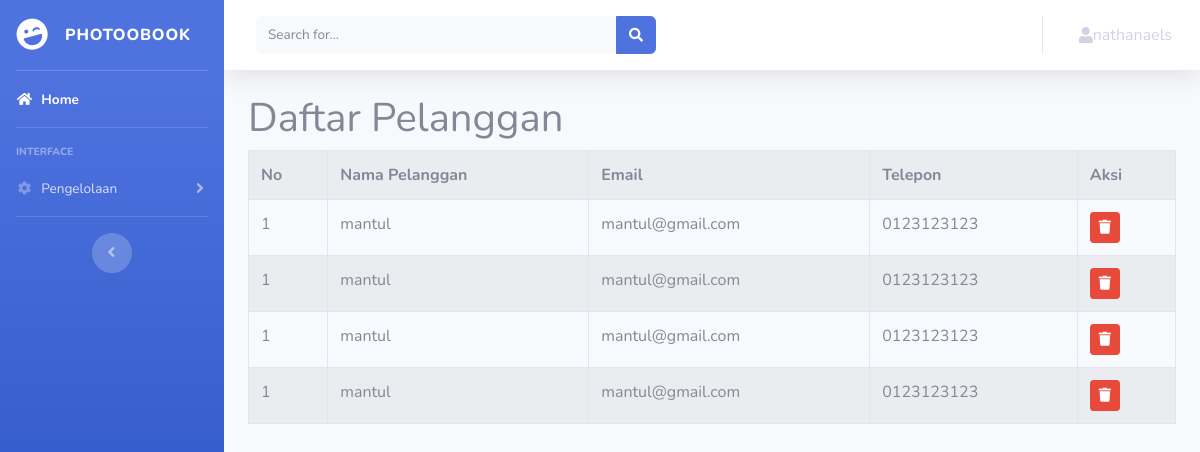
Screenshot of /admin/index.php?halaman=pelanggan (signed in) with the database file from the repository.
### tables this page shows
CREATE TABLE `pelanggan` (
  `id_pelanggan` int(11) NOT NULL,
  `email_pelanggan` varchar(255) NOT NULL,
  `password_pelanggan` varchar(255) NOT NULL,
  `nama_pelanggan` varchar(255) NOT NULL,
  `telepon_pelanggan` varchar(25) NOT NULL,
  `alamat_lengkap` text NOT NULL
);

### admin/page/pelanggan.php (the view, shortened to what this page needs)
<h1>Daftar Pelanggan</h1>
<table class="table table-bordered table-hover table-striped">
		<tr>
			<th>No</th>
			<th>Nama Pelanggan</th>
			<th>Email</th>
			<th>Telepon</th>
			<th>Aksi</th>
		</tr>
		<?php $ambil = $koneksi->query("SELECT * FROM pelanggan") ?>
		<?php while($pecah = $ambil->fetch_assoc()){ ?>
		<?php $no=1; ?>
		<tr>
			<td><?php echo $no ?></td>
			<td><?php echo $pecah['nama_pelanggan'] ?></td>
			<td><?php echo $pecah['email_pelanggan'] ?></td>
			<td><?php echo $pecah['telepon_pelanggan'] ?></td>
			<td><a class="btn btn-danger btn-sm" href="index.php?halaman=hapuspelanggan&id=<?php echo $pecah['id_pelanggan'] ?>" onclick="return confirm('apakah anda yakin mau menghapus?');"><i class="fas fa-trash"></i></a></td>
		</tr>
		<?php } ?>
</table>

### rows the page displays
pelanggan: no "1", nama_pelanggan "mantul", email_pelanggan "mantul@gmail.com", telepon_pelanggan "0123123123"
pelanggan: no "1", nama_pelanggan "mantul", email_pelanggan "mantul@gmail.com", telepon_pelanggan "0123123123"
pelanggan: no "1", nama_pelanggan "mantul", email_pelanggan "mantul@gmail.com", telepon_pelanggan "0123123123"
pelanggan: no "1", nama_pelanggan "mantul", email_pelanggan "mantul@gmail.com", telepon_pelanggan "0123123123"

### other values shown
$_SESSION['admin']['username'] "nathanaels"
